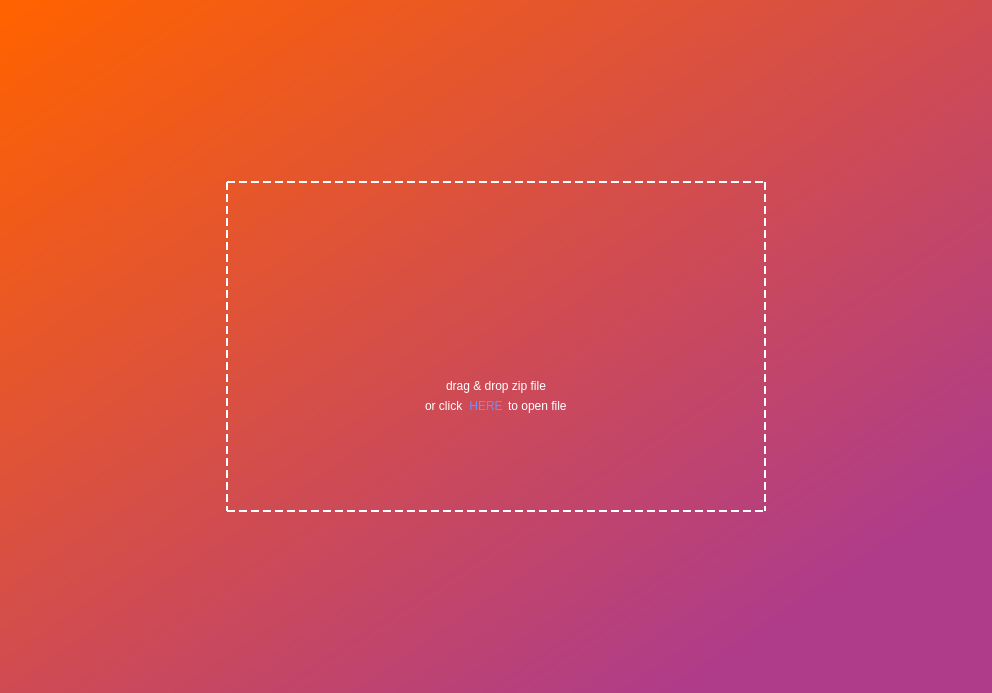
<?xml version="1.0" encoding="UTF-8"?>
<ui version="4.0">
 <class>MainWindow</class>
 <widget class="QMainWindow" name="MainWindow">
  <property name="geometry">
   <rect>
    <x>0</x>
    <y>0</y>
    <width>992</width>
    <height>693</height>
   </rect>
  </property>
  <property name="windowTitle">
   <string>MainWindow</string>
  </property>
  <property name="windowIcon">
   <iconset theme="black" resource="../PythonTest1/nm.qrc">
    <normaloff>:/newPrefix/zip password cracker/fileiconZip</normaloff>:/newPrefix/zip password cracker/fileiconZip</iconset>
  </property>
  <property name="styleSheet">
   <string notr="true">background-color: qlineargradient(spread:pad, x1:1, y1:1, x2:0.023, y2:0, stop:0.159091 rgba(175, 60, 138, 255), stop:1 rgba(255, 98, 0, 255));</string>
  </property>
  <property name="tabShape">
   <enum>QTabWidget::Rounded</enum>
  </property>
  <widget class="QWidget" name="MainWidget">
   <property name="styleSheet">
    <string notr="true"/>
   </property>
   <layout class="QGridLayout" name="gridLayout_2">
    <item row="1" column="2">
     <spacer name="horizontalSpacer_9">
      <property name="orientation">
       <enum>Qt::Horizontal</enum>
      </property>
      <property name="sizeType">
       <enum>QSizePolicy::Expanding</enum>
      </property>
      <property name="sizeHint" stdset="0">
       <size>
        <width>200</width>
        <height>20</height>
       </size>
      </property>
     </spacer>
    </item>
    <item row="0" column="1">
     <spacer name="verticalSpacer_4">
      <property name="orientation">
       <enum>Qt::Vertical</enum>
      </property>
      <property name="sizeHint" stdset="0">
       <size>
        <width>20</width>
        <height>200</height>
       </size>
      </property>
     </spacer>
    </item>
    <item row="1" column="0">
     <spacer name="horizontalSpacer_11">
      <property name="orientation">
       <enum>Qt::Horizontal</enum>
      </property>
      <property name="sizeHint" stdset="0">
       <size>
        <width>200</width>
        <height>20</height>
       </size>
      </property>
     </spacer>
    </item>
    <item row="1" column="1">
     <widget class="WidgetRCV" name="SubWidget" native="true">
      <property name="styleSheet">
       <string notr="true">Border:2px dashed white;
background-color: rgba(255, 255, 255, 0);</string>
      </property>
      <layout class="QGridLayout" name="gridLayout">
       <item row="1" column="1">
        <spacer name="verticalSpacer">
         <property name="orientation">
          <enum>Qt::Vertical</enum>
         </property>
         <property name="sizeHint" stdset="0">
          <size>
           <width>20</width>
           <height>100</height>
          </size>
         </property>
        </spacer>
       </item>
       <item row="2" column="2">
        <spacer name="horizontalSpacer_8">
         <property name="orientation">
          <enum>Qt::Horizontal</enum>
         </property>
         <property name="sizeType">
          <enum>QSizePolicy::Expanding</enum>
         </property>
         <property name="sizeHint" stdset="0">
          <size>
           <width>150</width>
           <height>20</height>
          </size>
         </property>
        </spacer>
       </item>
       <item row="3" column="1">
        <spacer name="verticalSpacer_2">
         <property name="orientation">
          <enum>Qt::Vertical</enum>
         </property>
         <property name="sizeHint" stdset="0">
          <size>
           <width>20</width>
           <height>100</height>
          </size>
         </property>
        </spacer>
       </item>
       <item row="2" column="0">
        <spacer name="horizontalSpacer">
         <property name="orientation">
          <enum>Qt::Horizontal</enum>
         </property>
         <property name="sizeHint" stdset="0">
          <size>
           <width>150</width>
           <height>20</height>
          </size>
         </property>
        </spacer>
       </item>
       <item row="2" column="1">
        <layout class="QVBoxLayout" name="verticalLayout">
         <property name="spacing">
          <number>0</number>
         </property>
         <property name="sizeConstraint">
          <enum>QLayout::SetMinAndMaxSize</enum>
         </property>
         <property name="leftMargin">
          <number>0</number>
         </property>
         <item>
          <layout class="QHBoxLayout" name="horizontalLayout_2">
           <item>
            <spacer name="horizontalSpacer_6">
             <property name="orientation">
              <enum>Qt::Horizontal</enum>
             </property>
             <property name="sizeType">
              <enum>QSizePolicy::Expanding</enum>
             </property>
             <property name="sizeHint" stdset="0">
              <size>
               <width>40</width>
               <height>20</height>
              </size>
             </property>
            </spacer>
           </item>
           <item>
            <widget class="QLabel" name="label">
             <property name="minimumSize">
              <size>
               <width>0</width>
               <height>100</height>
              </size>
             </property>
             <property name="maximumSize">
              <size>
               <width>16777215</width>
               <height>100</height>
              </size>
             </property>
             <property name="layoutDirection">
              <enum>Qt::LeftToRight</enum>
             </property>
             <property name="styleSheet">
              <string notr="true">background-color: rgba(255, 255, 255, 0);
Border:0px solid white;</string>
             </property>
             <property name="text">
              <string/>
             </property>
             <property name="pixmap">
              <pixmap resource="../PythonTest1/nm.qrc">:/newPrefix/zip password cracker/fileiconZip</pixmap>
             </property>
            </widget>
           </item>
           <item>
            <spacer name="horizontalSpacer_7">
             <property name="orientation">
              <enum>Qt::Horizontal</enum>
             </property>
             <property name="sizeType">
              <enum>QSizePolicy::Expanding</enum>
             </property>
             <property name="sizeHint" stdset="0">
              <size>
               <width>40</width>
               <height>20</height>
              </size>
             </property>
            </spacer>
           </item>
          </layout>
         </item>
         <item>
          <layout class="QHBoxLayout" name="horizontalLayout_3">
           <item>
            <spacer name="horizontalSpacer_3">
             <property name="orientation">
              <enum>Qt::Horizontal</enum>
             </property>
             <property name="sizeHint" stdset="0">
              <size>
               <width>40</width>
               <height>20</height>
              </size>
             </property>
            </spacer>
           </item>
           <item>
            <widget class="QLabel" name="label_2">
             <property name="layoutDirection">
              <enum>Qt::RightToLeft</enum>
             </property>
             <property name="autoFillBackground">
              <bool>false</bool>
             </property>
             <property name="styleSheet">
              <string notr="true">color: rgb(255, 255, 255);background-color: rgba(255, 255, 255, 0);
Border:0px solid white;
font: 75 15pt &quot;Arial&quot;;</string>
             </property>
             <property name="text">
              <string>drag &amp; drop zip file</string>
             </property>
            </widget>
           </item>
           <item>
            <spacer name="horizontalSpacer_2">
             <property name="orientation">
              <enum>Qt::Horizontal</enum>
             </property>
             <property name="sizeHint" stdset="0">
              <size>
               <width>40</width>
               <height>20</height>
              </size>
             </property>
            </spacer>
           </item>
          </layout>
         </item>
         <item>
          <layout class="QHBoxLayout" name="horizontalLayout">
           <property name="spacing">
            <number>5</number>
           </property>
           <item>
            <spacer name="horizontalSpacer_4">
             <property name="orientation">
              <enum>Qt::Horizontal</enum>
             </property>
             <property name="sizeHint" stdset="0">
              <size>
               <width>40</width>
               <height>20</height>
              </size>
             </property>
            </spacer>
           </item>
           <item>
            <widget class="QLabel" name="label_3">
             <property name="styleSheet">
              <string notr="true">color: rgb(255, 255, 255);background-color: rgba(255, 255, 255, 0);
Border:0px solid white;
font: 75 15pt &quot;Arial&quot;;</string>
             </property>
             <property name="text">
              <string>or click</string>
             </property>
            </widget>
           </item>
           <item>
            <widget class="QPushButton" name="SelectFileBtn">
             <property name="styleSheet">
              <string notr="true">background-color: rgba(255, 255, 255, 0);
color: rgb(105, 145, 255);
Border:0px ;
font: 75 15pt &quot;Arial&quot;;</string>
             </property>
             <property name="text">
              <string>HERE</string>
             </property>
            </widget>
           </item>
           <item>
            <widget class="QLabel" name="label_4">
             <property name="layoutDirection">
              <enum>Qt::RightToLeft</enum>
             </property>
             <property name="styleSheet">
              <string notr="true">color: rgb(255, 255, 255);background-color: rgba(255, 255, 255, 0);
Border:0px solid white;
font: 75 15pt &quot;Arial&quot;;</string>
             </property>
             <property name="text">
              <string>to open file</string>
             </property>
            </widget>
           </item>
           <item>
            <spacer name="horizontalSpacer_5">
             <property name="orientation">
              <enum>Qt::Horizontal</enum>
             </property>
             <property name="sizeHint" stdset="0">
              <size>
               <width>40</width>
               <height>20</height>
              </size>
             </property>
            </spacer>
           </item>
          </layout>
         </item>
        </layout>
       </item>
      </layout>
     </widget>
    </item>
    <item row="2" column="1">
     <spacer name="verticalSpacer_3">
      <property name="orientation">
       <enum>Qt::Vertical</enum>
      </property>
      <property name="sizeHint" stdset="0">
       <size>
        <width>20</width>
        <height>200</height>
       </size>
      </property>
     </spacer>
    </item>
   </layout>
  </widget>
 </widget>
 <customwidgets>
  <customwidget>
   <class>WidgetRCV</class>
   <extends>QWidget</extends>
   <header>ZipPasswordCracker.h</header>
   <container>1</container>
   <slots>
    <signal>dragEnterEvent(e)</signal>
    <signal>dragMoveEvent(e)</signal>
    <signal>dropEvent(e)</signal>
   </slots>
  </customwidget>
 </customwidgets>
 <tabstops>
  <tabstop>SelectFileBtn</tabstop>
 </tabstops>
 <resources>
  <include location="../PythonTest1/nm.qrc"/>
 </resources>
 <connections/>
 <slots>
  <slot>droped(e)</slot>
  <slot>dropEntered(e)</slot>
  <slot>dropExited(e)</slot>
 </slots>
</ui>
